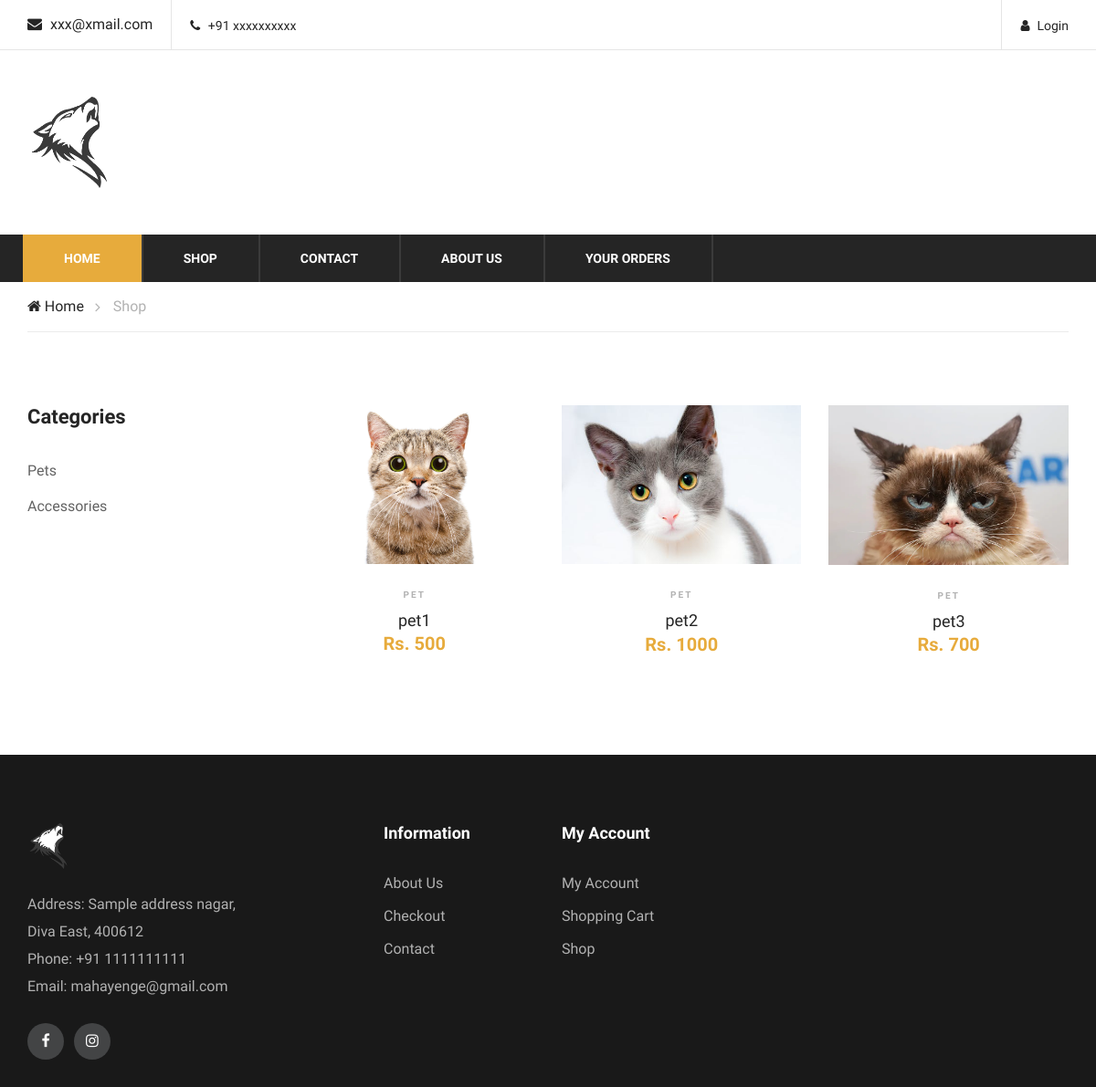
/online/shop.php, run on the app's committed database.
### tables this page shows
CREATE TABLE `products` (
  `id` int(11) NOT NULL,
  `type` tinyint(4) NOT NULL COMMENT '0 = "Pet", 1 = "Accessory"',
  `product_name` varchar(100) NOT NULL,
  `product_details` varchar(300) NOT NULL,
  `product_price` varchar(30) NOT NULL,
  `image` varchar(300) NOT NULL
);

### online/shop.php (the view, shortened to what this page needs)
<?php
include 'header.php';
if(isset($_REQUEST['cat'])){
    $category = $_REQUEST['cat'];
}else{
    $category = 0;
}
$fetch_product = "select * from products where type = '$category'";
$result = $conn->query($fetch_product);
?>
    <div class="breacrumb-section">
        <div class="container">
            <div class="row">
                <div class="col-lg-12">
                    <div class="breadcrumb-text">
                        <a href="#"><i class="fa fa-home"></i> Home</a>
                        <span>Shop</span>
                    </div>
                </div>
            </div>
        </div>
    </div>
    <section class="product-shop spad">
        <div class="container">
            <div class="row">
                <div class="col-lg-3 col-md-6 col-sm-8 order-2 order-lg-1 produts-sidebar-filter">
                    <div class="filter-widget">
                        <h4 class="fw-title">Categories</h4>
                        <ul class="filter-catagories">
                            <li><a href="shop.php?cat=0">Pets</a></li>
                            <li><a href="shop.php?cat=1">Accessories</a></li>
                        </ul>
                    </div>
                </div>
                <div class="col-lg-9 order-1 order-lg-2">
                    <div class="product-list">
                        <div class="row">
                            <?php
                                while($row = $result->fetch_assoc()){
                                    ?>
                                    <div class="col-lg-4 col-sm-6">
                                    <div class="product-item">
                                        <div class="pi-pic">
                                            <img src="<?php echo 'admin/'.$row['image'] ?>" alt="">
                                        </div>
                                        <div class="pi-text">
                                            <div class="catagory-name"><?php echo ($category==0?'Pet':'Accessory') ?></div>
                                            <a href="#">
                                                <h5><?php echo $row['product_name'] ?></h5>
                                            </a>
                                            <div class="product-price">
                                            Rs. <?php echo $row['product_price'] ?>
                                            </div>
                                        </div>
                                    </div>
                                </div>
                                    <?php
                                }?>
                        </div>
                    </div>
                </div>
            </div>
        </div>
    </section>
    <?php include 'footer.php'; ?>

### online/css/style.css (style rules this page uses)
html, body { height: 100%; font-family: "Muli", sans-serif; -webkit-font-smoothing: antialiased; font-smoothing: antialiased; }
h1, h2, h3, h4, h5, h6 { margin: 0; color: #111111; font-weight: 400; font-family: "Muli", sans-serif; }
h4 { font-size: 24px; }
h5 { font-size: 18px; }
img { max-width: 100%; }
ul, ol { padding: 0; margin: 0; }
.spad { padding-top: 100px; padding-bottom: 100px; }
.product-item { margin-bottom: 26px; }
.product-item .pi-pic { overflow: hidden; position: relative; }
.product-item .pi-pic img { min-width: 100%; }
.product-item .pi-text { text-align: center; padding-top: 26px; }
.product-item .pi-text .catagory-name { font-size: 10px; color: #b2b2b2; font-weight: 700; letter-spacing: 2px; text-transform: uppercase; margin-bottom: 10px; }
.product-item .pi-text a { display: block; }
.product-item .pi-text a h5 { color: #252525; }
.product-item .pi-text .product-price { color: #e7ab3c; font-size: 20px; font-weight: 700; }
.breadcrumb-text { border-bottom: 1px solid #ebebeb; padding: 15px 0; }
.breadcrumb-text a { display: inline-block; font-size: 16px; color: #252525; margin-right: 28px; position: relative; }
.breadcrumb-text a:after { position: absolute; right: -18px; top: 0px; content: ""; font-family: "FontAwesome"; font-size: 16px; color: #b2b2b2; }
.breadcrumb-text span { display: inline-block; color: #b2b2b2; }
.product-shop { padding-top: 80px; padding-bottom: 80px; }
.filter-widget { margin-bottom: 45px; }
.filter-widget .fw-title { color: #252525; font-size: 22px; font-weight: 700; margin-bottom: 26px; }
.filter-widget .filter-catagories li { list-style: none; }
.filter-widget .filter-catagories li a { display: inline-block; color: #636363; font-size: 16px; line-height: 39px; }
@media only screen and (min-width: 1200px) { .container { max-width: 1170px; } }

### data on the page
products: image (picture), product_name "pet1", product_price "500"
products: image (picture), product_name "pet2", product_price "1000"
products: image (picture), product_name "pet3", product_price "700"
